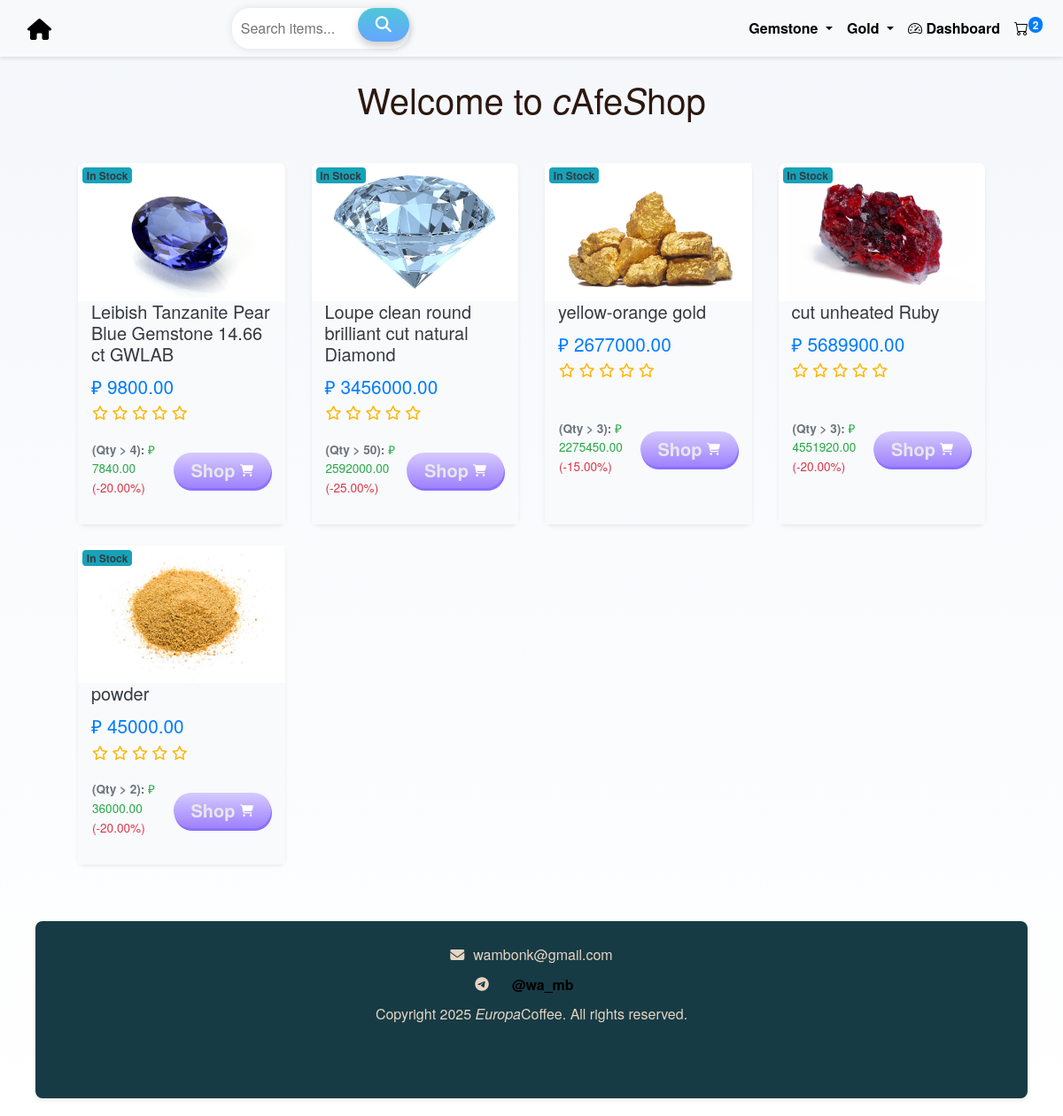
The page / on the database its author committed.
### orders/models.py (models this page shows, shortened)
class Category(models.Model):
    name = models.CharField(max_length=100, unique=True)
    slug = models.SlugField(max_length=120, unique=True, editable=False)  # not editable
    parent = models.ForeignKey(
        'self',
        on_delete=models.CASCADE,
        related_name='subcategories',
        blank=True,
        null=True,
        help_text="Parent category, leave blank if this is a top-level category."
    )
    class Meta:
        verbose_name_plural = 'Categories'
        ordering = ['name']

class Item(models.Model):
    name = models.CharField(max_length=100)
    price = models.DecimalField(max_digits=10, decimal_places=2)
    wholesale_qty = models.PositiveIntegerField(default=0, help_text="Minimum quantity for wholesale discount")
    discount_percentage = models.DecimalField(max_digits=5, decimal_places=2, default=0.0, help_text="Wholesale discount percentage")
    stock = models.PositiveIntegerField(default=10, help_text="Available stock")
    brand = models.CharField(max_length= 250, blank=True, null=True)
    body = RichTextUploadingField(null=True, blank=True)
    image = models.ImageField(upload_to='item_images/', blank=True, null=True)
    category = models.ForeignKey(Category, on_delete=models.SET_NULL, null=True, blank=True, related_name='items')
    tags = models.ManyToManyField(Tag, blank=True, related_name='items')
    @property
    def wholesale_price(self):
        if self.wholesale_qty and self.discount_percentage:
            discount = self.price * self.discount_percentage / 100
            return self.price - discount
        return None
    def averageReview(self):
        reviews = ReviewRating.objects.filter(item=self, status=True).aggregate(average=Avg('rating'))
        avg = 0
        if reviews['average'] is not None:
            avg = float(reviews['average'])
        return avg

### orders/views.py (the view)
# urls.py: path('', views.home, name='home'),
def home(request):
    item_list = Item.objects.all().order_by('id')
    paginator = Paginator(item_list, 16)  # 12 items per page
    page_number = request.GET.get('page')
    items = paginator.get_page(page_number)
    return render(request, 'orders/home.html', {'items': items})

### accounts/context_processors.py (called while the page is built)
def user_profile(request):
    if request.user.is_authenticated:
        return {
            'user_profile_pic': request.user.get_profile_pic_url()
        }
    return {}

### orders/context_processors.py (called while the page is built)
def cart_item_count(request):
    count = 0
    try:
        if request.user.is_authenticated:
            cart = Cart.objects.filter(user=request.user).first()
        else:
            session_id = request.session.session_key
            if not session_id:
                request.session.create()
                session_id = request.session.session_key
            cart = Cart.objects.filter(session_id=session_id).first()
        if cart:
            count = sum(item.quantity for item in cart.items.all())
    except Exception:
        count = 0  # Safe fallback
    return {'cart_item_count': count}

def categories_processor(request):
    return {
        'nav_categories': Category.objects.filter(parent__isnull=True).prefetch_related('subcategories')
    }

### templates/orders/home.html (shortened to what this page needs)
{% extends 'orders/base.html' %}
{% block content %}
  <div class=" text-center">
     <h1>  Welcome to <i>c</i>Afe<i>S</i>hop</h1>
  </div>
<div class="container-fluid px-2 mt-5">
<div class="row">
    {% for item in items %}
        <div class="col-md-3 mb-4">
            <a href="{% url 'item_detail' item.id %}" class="text-decoration-none text-dark">
                <div class="card h-100 shadow-sm">
                    <div style="position: relative; width: 100%; padding-top: 66.66%;">
                        {% if item.image %}
                            <img src="{{ item.image.url }}" alt="{{ item.name }}" class="card-img-top image-fit">
                        {% else %}
                            <div class="d-flex align-items-center justify-content-center bg-light text-muted" style="position:absolute; top:0; left:0; width:100%; height:100%;">
                                No image
                            </div>
                        {% endif %}
                        <span class="badge {% if item.stock > 0 %}bg-info{% else %}bg-danger{% endif %}"
                              style="position: absolute; top: 5px; left: 5px; z-index: 10;">
                            {% if item.stock > 0 %}In Stock{% else %}Out of Stock{% endif %}
                        </span>
                    </div>
                    <div class="card-body">
                        <h5 class="card-title mb-2" style="padding-left: 15px; padding-right: 10px;">{{ item.name|truncatewords:10 }}</h5>
                        <span class="text-primary fw-bold" style="font-size: 1.3rem; padding-left: 15px;">₽ {{ item.price }}</span>
                    </div>
                    <div class="card-body-rating d-flex justify-content-between align-items-center px-3 pb-2">
                        <div class="rating-star">
                            <span>
                                <i class="fa fa-star{% if item.averageReview < 0.5 %}-o{% elif item.averageReview < 1 %}-half-o{% endif %}"></i>
                                <i class="fa fa-star{% if item.averageReview < 1.5 %}-o{% elif item.averageReview < 2 %}-half-o{% endif %}"></i>
                                <i class="fa fa-star{% if item.averageReview < 2.5 %}-o{% elif item.averageReview < 3 %}-half-o{% endif %}"></i>
                                <i class="fa fa-star{% if item.averageReview < 3.5 %}-o{% elif item.averageReview < 4 %}-half-o{% endif %}"></i>
                                <i class="fa fa-star{% if item.averageReview < 4.5 %}-o{% elif item.averageReview < 5 %}-half-o{% endif %}"></i>
                            </span>
                        </div>
                    </div>
                    <div class="card-body d-flex justify-content-between align-items-center px-3 pb-3">
                        {% if item.wholesale_price %}
                            <p class="mb-1 text-muted" style="font-size: 0.85rem;">
                                <b>(Qty > {{ item.wholesale_qty }}):</b>
                                <span class="fw-semibold text-success">₽ {{ item.wholesale_price|floatformat:2 }}</span>
                                <span class="text-danger">(-{{ item.discount_percentage }}%)</span>
                            </p>
                        {% endif %}
                        {% if item.stock > 0 %}
                            <a href="{% url 'add_to_cart' item.id %}">
                                <button class="button">
                                    Shop
                                </button>
                            </a>
                        {% endif %}
                    </div>
                </div>
            </a>
        </div>
        {% if forloop.counter|divisibleby:4 %}
            </div><div class="row">
        {% endif %}
    {% empty %}
        <p class="text-center text-muted">No items available.</p>
    {% endfor %}
</div>
</div>
{% endblock %}

### templates/orders/base.html (shortened to what this page needs)
{% load static %}
<!DOCTYPE html>
<html lang="en">
<head>
    <link href="https://stackpath.bootstrapcdn.com/bootstrap/4.5.2/css/bootstrap.min.css" rel="stylesheet">
     <link rel="stylesheet" href="{% static 'css/style.css' %}">
     <link rel="stylesheet" href="{% static 'css/dashboard.css' %}">
    <link href="https://cdn.jsdelivr.net/npm/bootstrap-icons@1.10.5/font/bootstrap-icons.css" rel="stylesheet">
<link href="https://cdn.jsdelivr.net/npm/bootstrap-icons@1.10.5/font/bootstrap-icons.css" rel="stylesheet">
</head>
<body>
    <nav class="navbar navbar-expand-lg navbar-light bg-light fixed-top">
        <div class="container-fluid">
            <a class="navbar-brand" href="{% url 'home' %}">
             <i class="fa fa-home"></i>
            </a>
            <div class="collapse navbar-collapse justify-content-between" id="navbarNav">
                <form class="search d-flex mx-auto" action="{% url 'search' %}" method="get">
                    <input placeholder="Search items..." type="text" name="q" aria-label="Search">
                    <button type="submit"><i class="fa fa-search"></i></button>
                </form>
                <ul class="navbar-nav ml-auto">
                    {% for category in nav_categories %}
                        {% if category.subcategories.all %}
                            <li class="nav-item dropdown">
                              <a class="nav-link dropdown-toggle" href="#" id="navbarDropdown{{ forloop.counter }}" role="button" data-bs-toggle="dropdown" aria-expanded="false">
                                {{ category.name }}
                              </a>
                            </li>
                        {% else %}
                            <li class="nav-item">
                                <a class="nav-link" href="{% url 'category_detail' category.slug %}">{{ category.name }}</a>
                            </li>
                        {% endif %}
                    {% endfor %}
                    <li class="nav-item">
                        <a class="nav-link" href="{% url 'dashboard' %}">
                            <i class="bi bi-speedometer2"></i> Dashboard
                        </a>
                    </li>
                <li class="nav-item">
                    <a class="nav-link position-relative" href="{% url 'cart' %}">
                        <i class="bi bi-cart"></i>
                        {% if cart_item_count > 0 %}
                            <span class="badge badge-primary position-absolute top-0 start-100 translate-middle rounded-pill">
                                {{ cart_item_count }}
                            </span>
                        {% else %}
                            <span class="badge badge-secondary position-absolute top-0 start-100 translate-middle rounded-pill">
                                0
                            </span>
                        {% endif %}
                    </a>
                </li>
                </ul>
            </div>
        </div>
    </nav>
    <br>
    <div class="container-fluid mt-4" style="padding-left: 40px; padding-right: 40px;">
    <div class="container-fluid mt-5 pt-3" style="padding-left: 40px; padding-right: 40px;">
        {% block content %}
        {% endblock %}
    </div>
<footer class="container-fluid" style="padding: 0;">
    <div class="container-footer text-center justify-center" style="padding: 0;">
<br>
        <div style="display: flex; align-items: center; justify-content: center; gap: 10px;">
            <i class="fa fa-envelope" aria-hidden="true"></i> wambonk@gmail.com
        </div>
        <div style="display: flex; align-items: center; justify-content: center; gap: 10px;">
            <i class="fa fa-telegram" aria-hidden="true"></i>
            <a class="nav-link active" href="https://t.me/wa_mb">@wa_mb</a>
        </div>
        <span>Copyright 2025 <i>Europa</i>Coffee. All rights reserved.</span>
        <br>
    </div>
</footer>
</body>
</html>

### static/css/style.css (style rules this page uses)
body { font-family: 'Helvetica Neue', Arial, sans-serif; background-color: #f8f4f1; background: linear-gradient(0deg, rgb(255, 255, 255) 0%, rgb(244, 247, 251) 100%); color: #2c1810; line-height: 1.6; background-size: cover; background-position: center; background-repeat: no-repeat; margin: 0; padding: 0; display: flex; align-items: center; justify-content: center; }
.search { display: inline-block; position: relative; }
.search input[type="text"] { width: 200px; padding: 10px; border: none; border-radius: 20px; box-shadow: 0 0 10px rgba(0, 0, 0, 0.1); }
.search button[type="submit"] { background-color: #ffffff; border: none; color: #ffffff; cursor: pointer; padding: 10px 20px; border-radius: 20px; position: absolute; top: 0; right: 0; transition: .9s ease; }
.navbar { background-color: # #f8f4f1 !important; box-shadow: 0 2px 4px rgba(0,0,0,0.1); }
.navbar-brand { color: black !important; font-size: 24px; font-weight: bold; }
.nav-link { color: black !important; font-weight: 800; transition: color 0.3s ease; }
.container-footer { width: 100%; height: 200px; background-color: #173B45; border-radius: 8px; box-shadow: 0 2px 4px rgba(0,0,0,0.1); padding: 0 !important; margin-top: 20px; margin-bottom: 20px; }
.card { border: none; border-radius: 8px; box-shadow: 0 2px 4px rgba(0,0,0,0.1); margin-bottom: 20px; transition: transform 0.3s ease, box-shadow 0.3s ease; }
.card-body { padding: 0; background-color: #F8FAFC; }
.card-body-rating { padding: 0; background-color: #F8FAFC; }
.image-fit { display: block; position: absolute; top: 0; left: 0; width: 100%; height: 100%; object-fit: contain; }
footer { color: #e6d5c3; margin-top: 40px; width: 100%; }
footer a { color: #bf9d7e; text-decoration: none; }
.rating-star i { color: #ffb503 !important; }
.button { width: 110px; height: 40px; background-image: linear-gradient(rgb(214, 202, 254), rgb(158, 129, 254)); border: none; border-radius: 50px; color: rgb(255, 255, 255); font-weight: 600; display: flex; align-items: center; justify-content: center; gap: 5px; cursor: pointer; box-shadow: 1px 3px 0px rgb(139, 113, 255); transition-duration: .3s; }
.cartIcon { width: 14px; height: fit-content; }
button { font-family: inherit; font-size: 18px; background: linear-gradient(to bottom, #4dc7d9 0%,#66a6ff 100%); color: white; padding: 0.8em 1.2em; display: flex; align-items: center; justify-content: center; border: none; border-radius: 25px; box-shadow: 0px 5px 10px rgba(0, 0, 0, 0.2); transition: all 0.3s; }
button svg { width: 18px; height: 18px; fill: white; transition: all 0.3s; }
.button { position: relative; display: flex; align-items: center; justify-content: center; gap: 5px; padding: 15px 20px; background-color: #212121; border: none; font: inherit; color: #e8e8e8; font-size: 20px; font-weight: 600; border-radius: 50px; cursor: not-allowed; overflow: hidden; transition: all 0.3s ease cubic-bezier(0.23, 1, 0.320, 1); }
.button::before { position: absolute; content: ''; width: 100%; height: 100%; translate: 0 105%; background-color: #F53844; transition: all 0.3s cubic-bezier(0.23, 1, 0.320, 1); }
.button svg { width: 32px; height: 32px; fill: #F53844; transition: all 0.3s cubic-bezier(0.23, 1, 0.320, 1); }

### rows shown on the page
Category: name "Gemstone"
Category: name "Gold"
Item: image (picture), stock "In Stock", name "Leibish Tanzanite Pear Blue Gemstone 14.66 ct GWLAB", price "9800.00", wholesale_qty "4", wholesale_price "7840.00", discount_percentage "20.00"
Item: image (picture), stock "In Stock", name "Loupe clean round brilliant cut natural Diamond", price "3456000.00", wholesale_qty "50", wholesale_price "2592000.00", discount_percentage "25.00"
Item: image (picture), stock "In Stock", name "yellow-orange gold", price "2677000.00", wholesale_qty "3", wholesale_price "2275450.00", discount_percentage "15.00"
Item: image (picture), stock "In Stock", name "cut unheated Ruby", price "5689900.00", wholesale_qty "3", wholesale_price "4551920.00", discount_percentage "20.00"
Item: image (picture), stock "In Stock", name "powder", price "45000.00", wholesale_qty "2", wholesale_price "36000.00", discount_percentage "20.00"

### other values the page prints
{{ cart_item_count }} "2"
